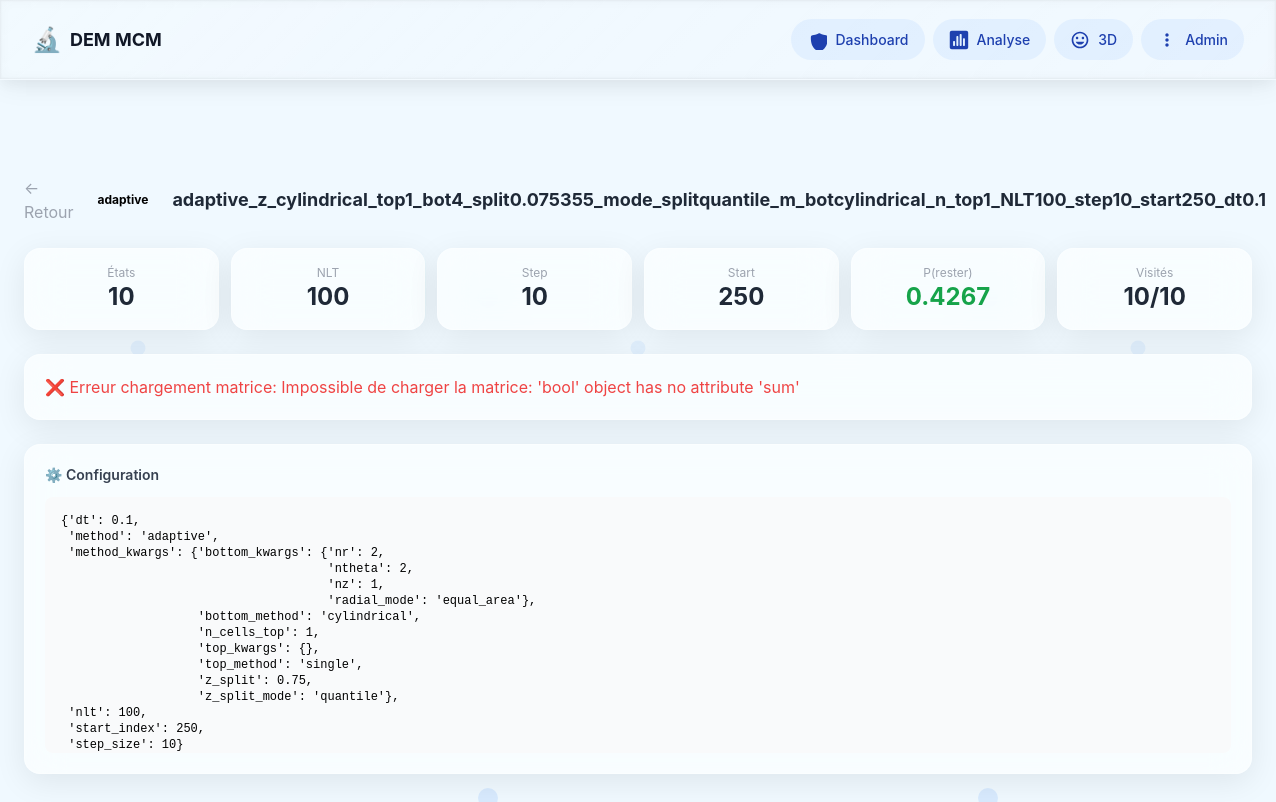
The page /experiments/489/ on the database its author committed.
### markov/models.py (models this page shows, shortened)
class Experiment(models.Model):
    folder_name = models.CharField(
        max_length=300, unique=True, db_index=True,
        help_text="Nom du dossier dans le bucket HF"
    )
    partition_method = models.ForeignKey(
        PartitionMethod, on_delete=models.CASCADE,
        related_name="experiments"
    )
    nlt = models.IntegerField(
        "Learning Time (NLT)",
        validators=[MinValueValidator(1)],
        help_text="Nombre de paires de snapshots pour l'apprentissage"
    )
    step_size = models.IntegerField(
        "Pas temporel (step)",
        default=1,
        validators=[MinValueValidator(1)],
        help_text="Intervalle entre deux snapshots d'une paire"
    )
    start_index = models.IntegerField(
        "Index de départ",
        default=0,
        help_text="Premier fichier DEM utilisé"
    )
    n_states = models.IntegerField("Nombre d'états", default=0)
    n_timesteps_used = models.IntegerField("Timesteps effectifs", default=0)
    created_at = models.DateTimeField(auto_now_add=True)
    bucket_path = models.CharField(max_length=500, blank=True)
    raw_config = models.JSONField(default=dict, blank=True)
    raw_stats = models.JSONField(default=dict, blank=True)
    class Meta:
        ordering = ["-created_at"]
        verbose_name = "Expérience"
        indexes = [
            models.Index(fields=["nlt"]),
            models.Index(fields=["step_size"]),
            models.Index(fields=["start_index"]),
            models.Index(fields=["n_states"]),
        ]

class PartitionMethod(models.Model):
    METHODS = [
        ("cartesian", "Cartésien"),
        ("cylindrical", "Cylindrique"),
        ("voronoi", "Voronoï (K-means)"),
        ("quantile", "Quantile (équi-pop)"),
        ("octree", "Octree adaptatif"),
        ("physics", "Physics-aware"),
        ("adaptive","Adaptive"),
        ("multizone","Multizone"),
        ("single","Single")
    ]
    name = models.CharField(max_length=50, choices=METHODS, db_index=True)
    description = models.TextField(blank=True)
    parameters = models.JSONField(
        default=dict,
        help_text="Paramètres du partitionneur (nx, ny, nz, nr, ntheta, n_cells, ...)"
    )
    label = models.CharField(max_length=200, unique=True, db_index=True)
    n_cells = models.IntegerField(default=0)
    n_cells_visited = models.IntegerField(default=0, blank=True)
    population_mean = models.FloatField(null=True, blank=True)
    population_std = models.FloatField(null=True, blank=True)
    population_cv = models.FloatField(
        null=True, blank=True,
        help_text="Coefficient de variation = std/mean (plus petit = mieux)"
    )
    created_at = models.DateTimeField(auto_now_add=True)
    class Meta:
        ordering = ["name", "n_cells"]
        verbose_name = "Méthode de partitionnement"

class TransitionMatrix(models.Model):
    experiment = models.OneToOneField(
        Experiment, on_delete=models.CASCADE,
        related_name="matrix"
    )
    diagonal_mean = models.FloatField(
        "P(rester) moyen",
        help_text="Moyenne de la diagonale de P"
    )
    diagonal_std = models.FloatField("σ diagonale", default=0)
    diagonal_min = models.FloatField("Min diagonale", default=0)
    diagonal_max = models.FloatField("Max diagonale", default=0)
    row_sum_min = models.FloatField("Min Σ lignes", default=0)
    row_sum_max = models.FloatField("Max Σ lignes", default=0)
    row_sum_mean = models.FloatField("Moy Σ lignes", default=0)
    row_sum_std = models.FloatField("σ Σ lignes", default=0)
    col_sum_min = models.FloatField("Min Σ colonnes", default=0)
    col_sum_max = models.FloatField("Max Σ colonnes", default=0)
    col_sum_mean = models.FloatField("Moy Σ colonnes", default=0)
    n_states_visited = models.IntegerField("États visités", default=0)
    n_states_empty = models.IntegerField("États vides", default=0)
    fraction_visited = models.FloatField("Fraction visitée", default=0)
    eigenvalue_2 = models.FloatField(
        "|λ₂|", null=True, blank=True,
        help_text="2ème plus grande valeur propre (vitesse de mélange)"
    )
    spectral_gap = models.FloatField(
        "Gap spectral", null=True, blank=True,
        help_text="1 - |λ₂| (plus grand = mélange plus rapide)"
    )
    matrix_bucket_path = models.CharField(
        max_length=500,
        help_text="Chemin vers transition_matrix.npy dans le bucket"
    )
    class Meta:
        verbose_name = "Matrice de transition"
    def load_matrix(self):
        from src import bucket_io
        from bucket_io import load_matrix_from_bucket
        return load_matrix_from_bucket(self.matrix_bucket_path)

### markov/views.py (the view)
# urls.py: path("experiments/<int:pk>/", views.experiment_detail, name="experiment_detail"),
def experiment_detail(request, pk):
    experiment = get_object_or_404(
        Experiment.objects.select_related("partition_method", "matrix"), pk=pk
    )
    matrix_data = _load_matrix_for_experiment(experiment)
    if matrix_data.get("error"):
        try:
            import sys
            from pathlib import Path
            sys.path.insert(0, str(Path(__file__).resolve().parent.parent.parent))
            from bucket_io import load_matrix_from_bucket
            if experiment.matrix and experiment.matrix.matrix_bucket_path:
                P = load_matrix_from_bucket(experiment.matrix.matrix_bucket_path)
                metrics = _compute_matrix_metrics(P)
                diag = np.diag(P)
                row_sums = P.sum(axis=1)
                col_sums = P.sum(axis=0)
                matrix_data = {
                    "matrix": P,
                    "diagonal": diag.tolist(),
                    "row_sums": row_sums.tolist(),
                    "col_sums": col_sums.tolist(),
                    "heatmap": P.tolist(),
                    "shape": list(P.shape),
                    "error": None,
                    **metrics,
                }
        except Exception as e:
            matrix_data = {"error": f"Impossible de charger la matrice: {str(e)}"}
    rsd_data = None
    if matrix_data.get("matrix") is not None:
        n_steps = int(request.GET.get("n_steps", 200))
        rsd_data = _compute_rsd_from_matrix(matrix_data["matrix"], n_steps)
    rsd_results = experiment.rsd_results.all()
    return render(
        request,
        "markov/experiment_detail.html",
        {
            "experiment": experiment,
            "matrix_data": {k: v for k, v in matrix_data.items() if k != "matrix"},
            "rsd_data": json.dumps(rsd_data) if rsd_data else "null",
            "rsd_results": rsd_results,
            "n_steps": int(request.GET.get("n_steps", 200)),
        },
    )

### markov/templates/markov/experiment_detail.html (shortened to what this page needs)
{% extends "markov/base.html" %}
{% block content %}
<div class="fade-in">
    <div class="flex items-center gap-3 mb-6">
        <a href="{% url 'markov:experiment_list' %}" class="text-gray-400 hover:text-blue-500">← Retour</a>
        <span class="px-3 py-1 rounded-full text-xs font-bold method-{{ experiment.partition_method.name }}">
            {{ experiment.partition_method.name }}
        </span>
        <h2 class="text-lg font-bold text-gray-800">{{ experiment.folder_name }}</h2>
    </div>
    <div class="grid grid-cols-2 md:grid-cols-4 lg:grid-cols-6 gap-3 mb-6">
        <div class="glass-card p-4 text-center">
            <div class="text-xs text-gray-400">États</div>
            <div class="text-2xl font-bold text-gray-800">{{ experiment.n_states }}</div>
        </div>
        <div class="glass-card p-4 text-center">
            <div class="text-xs text-gray-400">NLT</div>
            <div class="text-2xl font-bold text-gray-800">{{ experiment.nlt }}</div>
        </div>
        <div class="glass-card p-4 text-center">
            <div class="text-xs text-gray-400">Step</div>
            <div class="text-2xl font-bold text-gray-800">{{ experiment.step_size }}</div>
        </div>
        <div class="glass-card p-4 text-center">
            <div class="text-xs text-gray-400">Start</div>
            <div class="text-2xl font-bold text-gray-800">{{ experiment.start_index }}</div>
        </div>
        {% if experiment.matrix %}
        <div class="glass-card p-4 text-center">
            <div class="text-xs text-gray-400">P(rester)</div>
            <div class="text-2xl font-bold text-green-600">{{ experiment.matrix.diagonal_mean|floatformat:4 }}</div>
        </div>
        <div class="glass-card p-4 text-center">
            <div class="text-xs text-gray-400">Visités</div>
            <div class="text-2xl font-bold text-gray-800">
                {{ experiment.matrix.n_states_visited }}/{{ experiment.n_states }}
            </div>
        </div>
        {% endif %}
    </div>
    {% if matrix_data and not matrix_data.error %}
    <div class="glass-card p-6 mb-6">
        <h3 class="text-lg font-bold text-gray-800 mb-4">📊 Indicateurs Clés</h3>
        {% if experiment.matrix %}
        <div class="grid grid-cols-1 md:grid-cols-2 lg:grid-cols-4 gap-4">
            <div class="p-4 bg-white rounded-lg border border-gray-200">
                <div class="text-xs font-semibold text-gray-600 mb-1">P(rester) — Diagonale</div>
                <div class="text-2xl font-bold text-green-700">{{ matrix_data.diag_mean|floatformat:4 }}</div>
                <div class="text-xs text-gray-500 mt-1">±{{ matrix_data.diag_std|floatformat:4 }}</div>
                <div class="text-xs text-gray-400 mt-2">[{{ matrix_data.diag_min|floatformat:3 }}, {{ matrix_data.diag_max|floatformat:3 }}]</div>
                <div class="text-xs text-gray-600 mt-2 leading-tight">Idéalement 0.5-0.9. Mesure la probabilité de rester dans la même cellule.</div>
            </div>
            <div class="p-4 bg-white rounded-lg border border-gray-200">
                <div class="text-xs font-semibold text-gray-600 mb-1">Σ Lignes — Normalisation</div>
                <div class="text-2xl font-bold text-blue-700">{{ matrix_data.row_sum_mean|floatformat:4 }}</div>
                <div class="text-xs text-gray-500 mt-1">σ={{ matrix_data.row_sum_std|floatformat:4 }}</div>
                <div class="text-xs text-gray-400 mt-2">[{{ matrix_data.row_sum_min|floatformat:3 }}, {{ matrix_data.row_sum_max|floatformat:3 }}]</div>
                <div class="text-xs text-gray-600 mt-2 leading-tight">Idéalement 1.0. Mesure si la matrice est stochastique.</div>
            </div>
            <div class="p-4 bg-white rounded-lg border border-gray-200">
                <div class="text-xs font-semibold text-gray-600 mb-1">États Visités</div>
                <div class="text-2xl font-bold text-purple-700">{{ matrix_data.fraction_visited|floatformat:1 }}%</div>
                <div class="text-xs text-gray-500 mt-1">{{ matrix_data.n_visited }}/{{ matrix_data.shape.0 }} états</div>
                <div class="text-xs text-gray-400 mt-2">—</div>
                <div class="text-xs text-gray-600 mt-2 leading-tight">Idéalement ≈100%. Fraction d'états accessibles.</div>
            </div>
            <div class="p-4 bg-white rounded-lg border border-gray-200">
                <div class="text-xs font-semibold text-gray-600 mb-1">Spectral Gap</div>
                <div class="text-2xl font-bold {% if matrix_data.spectral_gap > 0.3 %}text-green-700{% elif matrix_data.spectral_gap > 0.1 %}text-yellow-700{% else %}text-red-700{% endif %}">
                    {{ matrix_data.spectral_gap|floatformat:4 }}
                </div>
                <div class="text-xs text-gray-500 mt-1">λ₂={{ matrix_data.eigenvalue_2|floatformat:4 }}</div>
                <div class="text-xs text-gray-400 mt-2">—</div>
                <div class="text-xs text-gray-600 mt-2 leading-tight">Idéalement >0.3. Plus grand = convergence plus rapide.</div>
            </div>
        </div>
        {% endif %}
    </div>
        <div class="glass-card p-5">
            <h3 class="text-sm font-semibold text-gray-700 mb-3">🔥 Matrice de transition P</h3>
            <div id="chart-heatmap" style="height:400px;"></div>
        </div>
        <div class="glass-card p-5">
            <h3 class="text-sm font-semibold text-gray-700 mb-3">📊 Diagonale de P</h3>
            <div id="chart-diagonal" style="height:400px;"></div>
        </div>
        <div class="glass-card p-5">
            <h3 class="text-sm font-semibold text-gray-700 mb-3">📏 Somme des lignes</h3>
            <div id="chart-rowsums" style="height:400px;"></div>
        </div>
        <div class="glass-card p-5">
            <h3 class="text-sm font-semibold text-gray-700 mb-3">🌈 Valeurs propres</h3>
            <div id="chart-eigenvalues" style="height:400px;"></div>
        </div>
    </div>
    {% elif matrix_data.error %}
    <div class="glass-card p-5 mb-6">
        <p class="text-red-500">❌ Erreur chargement matrice: {{ matrix_data.error }}</p>
    </div>
    {% endif %}
    <div class="glass-card p-5">
        <h3 class="text-sm font-semibold text-gray-700 mb-3">⚙️ Configuration</h3>
        <pre class="bg-gray-50 rounded-lg p-4 text-xs overflow-auto max-h-64">{{ experiment.raw_config|pprint }}</pre>
    </div>
</div>
{% endblock %}

### markov/static/markov/css/glass-nav.css (style rules this page uses)
:root { --nav-width: 100%; --nav-height: 80px; --nav-radius: 0px; --nav-frost: 0.08; --nav-saturation: 1.2; }
.glass-card { background: rgba(255, 255, 255, 0.65); backdrop-filter: blur(20px) saturate(180%); -webkit-backdrop-filter: blur(20px) saturate(180%); border: 1px solid rgba(255, 255, 255, 0.3); border-radius: 16px; box-shadow: 0 8px 32px rgba(0, 0, 0, 0.08); transition: all 0.3s ease; }

### markov/static/markov/css/glass-effects.css (style rules this page uses)
:root { --glass-bg: rgba(255, 255, 255, 0.7); --glass-bg-dark: rgba(20, 20, 20, 0.5); --glass-border: rgba(255, 255, 255, 0.2); --glass-border-dark: rgba(255, 255, 255, 0.1); --glass-shadow: 0 8px 32px rgba(31, 38, 135, 0.1); --glass-shadow-dark: 0 8px 32px rgba(0, 0, 0, 0.3); --accent-color: #3b82f6; --accent-hover: #2563eb; }
.glass-card { background: var(--glass-bg); backdrop-filter: blur(20px) saturate(180%); -webkit-backdrop-filter: blur(20px) saturate(180%); border: 1px solid var(--glass-border); border-radius: 16px; box-shadow: var(--glass-shadow); transition: all 0.3s cubic-bezier(0.175, 0.885, 0.32, 2.2); overflow: hidden; }

### markov/static/markov/css/liquid-glass-cards.css (style rules this page uses)
:root { --liquid-glass-bg: light-dark( hsl(0 0% 100% / 0.08), hsl(0 0% 100% / 0.04) ); --liquid-glass-border: light-dark( hsl(0 0% 100% / 0.25), hsl(0 0% 100% / 0.1) ); --liquid-glass-shadow-1: rgba(255, 255, 255, 0.192); --liquid-glass-shadow-2: rgba(255, 255, 255, 0.274); --liquid-glass-shadow-3: rgba(0, 0, 0, 0.164); --liquid-glass-glow: light-dark( rgba(99, 102, 241, 0.15), rgba(99, 102, 241, 0.25) ); --liquid-glass-speed: 0.5s; }

### markov/templates/markov/base.html (style rules this page uses)
body { margin: 0; padding: 0; font-family: -apple-system, BlinkMacSystemFont, 'Segoe UI', sans-serif; background-size: 500px; background-attachment: fixed; }
.glass-card { background: rgba(255, 255, 255, 0.65); backdrop-filter: blur(20px) saturate(180%); -webkit-backdrop-filter: blur(20px) saturate(180%); border: 1px solid rgba(255, 255, 255, 0.3); border-radius: 16px; box-shadow: 0 8px 32px rgba(0, 0, 0, 0.08); transition: all 0.3s ease; }
.fade-in { animation: fadeIn 0.3s ease-in; }

### rows shown on the page
Experiment: partition_method.name "adaptive", folder_name "adaptive_z_cylindrical_top1_bot4_split0.075355_mode_splitquantile_m_botcylindrical_n_top1_NLT100_step10_start250_dt0.1", n_states "10", nlt "100", step_size "10", start_index "250", matrix.diagonal_mean "0.4267", matrix.n_states_visited "10", raw_config|pprint "{'dt': 0.1, 'method': 'adaptive', 'method_kwargs': {'bottom_kwargs': {'nr': 2, 'ntheta': 2, 'nz': 1, 'radial_mode': 'equal_area'}, 'bottom_method': 'cylindrical', 'n_cells_top': 1, 'top_kwargs': {}, 'top_method': 'single', 'z_split': 0.75, 'z_split_mode': 'quantile'}, 'nlt': 100, 'start_index': 250, 'step_size': 10}"

### other values the page prints
{{ matrix_data.error }} "Impossible de charger la matrice: 'bool' object has no attribute 'sum'"
